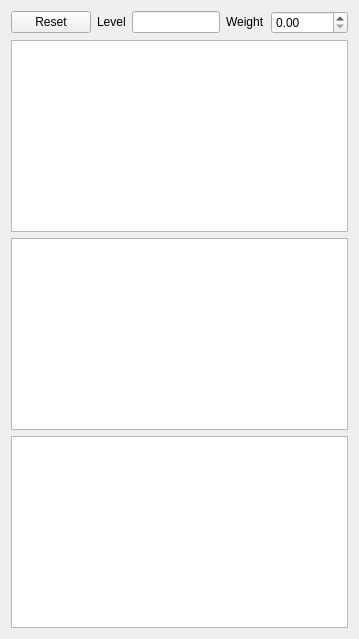
       <widget class="QWidget" name="tab_10">
        <attribute name="title">
         <string>AOA</string>
        </attribute>
        <layout class="QGridLayout" name="gridLayout_15">
         <item row="0" column="0">
          <layout class="QHBoxLayout" name="horizontalLayout_35" stretch="1,1,1">
           <item>
            <widget class="QPushButton" name="bntIntAOAReset">
             <property name="enabled">
              <bool>true</bool>
             </property>
             <property name="sizePolicy">
              <sizepolicy hsizetype="Fixed" vsizetype="Fixed">
               <horstretch>0</horstretch>
               <verstretch>0</verstretch>
              </sizepolicy>
             </property>
             <property name="text">
              <string>Reset</string>
             </property>
            </widget>
           </item>
           <item>
            <layout class="QHBoxLayout" name="horizontalLayout_43">
             <item>
              <widget class="QLabel" name="label_89">
               <property name="sizePolicy">
                <sizepolicy hsizetype="Fixed" vsizetype="Fixed">
                 <horstretch>0</horstretch>
                 <verstretch>0</verstretch>
                </sizepolicy>
               </property>
               <property name="text">
                <string>Level</string>
               </property>
              </widget>
             </item>
             <item>
              <widget class="QLineEdit" name="txtIntAOALevel"/>
             </item>
            </layout>
           </item>
           <item>
            <layout class="QHBoxLayout" name="horizontalLayout_44">
             <item>
              <widget class="QLabel" name="label_90">
               <property name="sizePolicy">
                <sizepolicy hsizetype="Fixed" vsizetype="Fixed">
                 <horstretch>0</horstretch>
                 <verstretch>0</verstretch>
                </sizepolicy>
               </property>
               <property name="text">
                <string>Weight</string>
               </property>
              </widget>
             </item>
             <item>
              <widget class="QDoubleSpinBox" name="spinIntAOAWeight"/>
             </item>
            </layout>
           </item>
          </layout>
         </item>
         <item row="1" column="0">
          <widget class="QtCharts::QChartView" name="chartIntAOA"/>
         </item>
         <item row="2" column="0">
          <widget class="QtCharts::QChartView" name="chartIntAOAdiag"/>
         </item>
         <item row="3" column="0">
          <widget class="QtCharts::QChartView" name="chartIntAOAdiff">
           <property name="dragMode">
            <enum>QGraphicsView::RubberBandDrag</enum>
           </property>
           <property name="transformationAnchor">
            <enum>QGraphicsView::AnchorUnderMouse</enum>
           </property>
           <property name="rubberBandSelectionMode">
            <enum>Qt::ContainsItemShape</enum>
           </property>
          </widget>
         </item>
        </layout>
       </widget>
